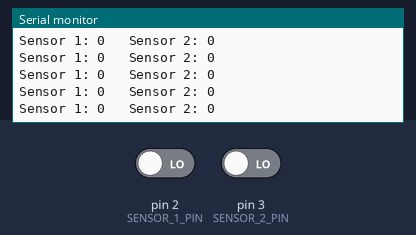
Bench run of a sketch on a simulated Arduino Uno, built with avr-gcc and run on an emulated ATmega328P. Parts: the last lines printed to the serial monitor. The inputs (shaded band) are chosen by the test bench; at power-on: pin 2 (SENSOR_1_PIN) LOW, pin 3 (SENSOR_2_PIN) LOW.

Above: at 1.2 s.
1.3 s: pin 2 (SENSOR_1_PIN) driven HIGH
At 2.4 s:
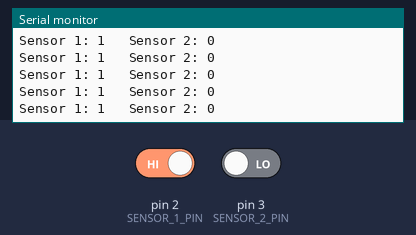
4.3 s: pin 3 (SENSOR_2_PIN) driven HIGH
At 5.4 s:
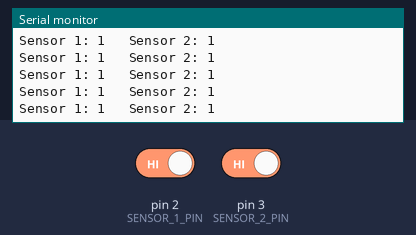
5.8 s: pin 2 (SENSOR_1_PIN) driven LOW
At 6.4 s:
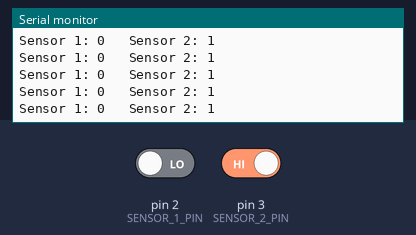

Measured:
- after the input at 1.3 s, the serial monitor: prints a new line after 0.05 s (image 1)
- after the input at 4.3 s, the serial monitor: prints a new line after 0.05 s (image 2)
- after the input at 5.8 s, the serial monitor: prints a new line after 0.07 s (image 3)

The sketch:

two_IR_sensors.ino
```cpp
/*
 * This sketch allows reading the values read by two sensors
 * ---------------------------------------------------------
 * After you wire up your sensors appropriately, open the serial
 * monitor (In the menu bar: Tools->Serial Monitor), and change
 * the surface pointed to by the sensor (black/white)
 */

#define SENSOR_1_PIN     2 // Sensor's OUT pin wired to pin 2 of the Arduino board
#define SENSOR_2_PIN     3 // Sensor's OUT pin wired to pin 3 of the Arduino board

// Variables to store the sensors' readings
int sensorOneReading;
int sensorTwoReading;

void setup(){
  pinMode(SENSOR_1_PIN, INPUT); // Declaring the digital pin as input
  pinMode(SENSOR_2_PIN, INPUT);
  Serial.begin(9600); // Setting serial monitor at a default baund rate of 9600
}

void loop(){
  sensorOneReading = digitalRead(SENSOR_1_PIN);
  sensorTwoReading = digitalRead(SENSOR_2_PIN);

  Serial.print("Sensor 1: ");
  Serial.print(sensorOneReading);
  Serial.print("\t Sensor 2: ");
  Serial.println(sensorTwoReading);
  delay(25);
}
```
